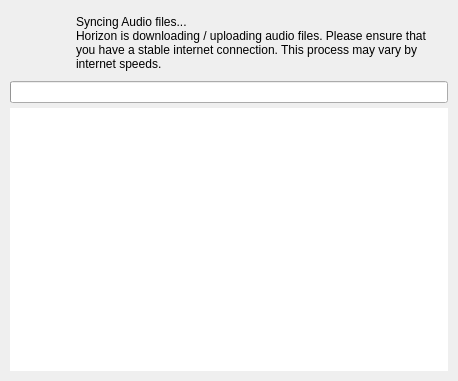
<?xml version="1.0" encoding="UTF-8"?>
<ui version="4.0">
 <class>UDStatusWindow</class>
 <widget class="QDialog" name="UDStatusWindow">
  <property name="geometry">
   <rect>
    <x>0</x>
    <y>0</y>
    <width>458</width>
    <height>381</height>
   </rect>
  </property>
  <property name="windowTitle">
   <string>Syncing...</string>
  </property>
  <property name="modal">
   <bool>true</bool>
  </property>
  <layout class="QVBoxLayout" name="verticalLayout">
   <property name="spacing">
    <number>5</number>
   </property>
   <property name="leftMargin">
    <number>5</number>
   </property>
   <property name="topMargin">
    <number>5</number>
   </property>
   <property name="rightMargin">
    <number>5</number>
   </property>
   <property name="bottomMargin">
    <number>5</number>
   </property>
   <item>
    <widget class="QWidget" name="container" native="true">
     <layout class="QVBoxLayout" name="verticalLayout_2">
      <property name="spacing">
       <number>5</number>
      </property>
      <property name="leftMargin">
       <number>5</number>
      </property>
      <property name="topMargin">
       <number>10</number>
      </property>
      <property name="rightMargin">
       <number>5</number>
      </property>
      <property name="bottomMargin">
       <number>5</number>
      </property>
      <item>
       <layout class="QHBoxLayout" name="horizontalLayout">
        <property name="spacing">
         <number>10</number>
        </property>
        <property name="topMargin">
         <number>0</number>
        </property>
        <property name="bottomMargin">
         <number>5</number>
        </property>
        <item>
         <widget class="QWidget" name="iconBox" native="true">
          <property name="minimumSize">
           <size>
            <width>56</width>
            <height>56</height>
           </size>
          </property>
          <property name="maximumSize">
           <size>
            <width>56</width>
            <height>56</height>
           </size>
          </property>
         </widget>
        </item>
        <item>
         <layout class="QVBoxLayout" name="verticalLayout_5">
          <property name="spacing">
           <number>0</number>
          </property>
          <item>
           <widget class="QLabel" name="titleLabel">
            <property name="text">
             <string>Syncing Audio files...</string>
            </property>
           </widget>
          </item>
          <item>
           <widget class="QLabel" name="messageLabel">
            <property name="text">
             <string>Horizon is downloading / uploading audio files. Please ensure that you have a stable internet connection. This process may vary by internet speeds.</string>
            </property>
            <property name="wordWrap">
             <bool>true</bool>
            </property>
           </widget>
          </item>
         </layout>
        </item>
       </layout>
      </item>
      <item>
       <widget class="QProgressBar" name="progressBar">
        <property name="value">
         <number>0</number>
        </property>
        <property name="textVisible">
         <bool>false</bool>
        </property>
       </widget>
      </item>
      <item>
       <widget class="QListWidget" name="listWidget">
        <property name="cursor" stdset="0">
         <cursorShape>BusyCursor</cursorShape>
        </property>
        <property name="frameShape">
         <enum>QFrame::NoFrame</enum>
        </property>
        <property name="frameShadow">
         <enum>QFrame::Plain</enum>
        </property>
        <property name="lineWidth">
         <number>0</number>
        </property>
        <property name="horizontalScrollBarPolicy">
         <enum>Qt::ScrollBarAlwaysOff</enum>
        </property>
        <property name="selectionMode">
         <enum>QAbstractItemView::NoSelection</enum>
        </property>
       </widget>
      </item>
     </layout>
    </widget>
   </item>
  </layout>
 </widget>
 <resources/>
 <connections/>
</ui>
